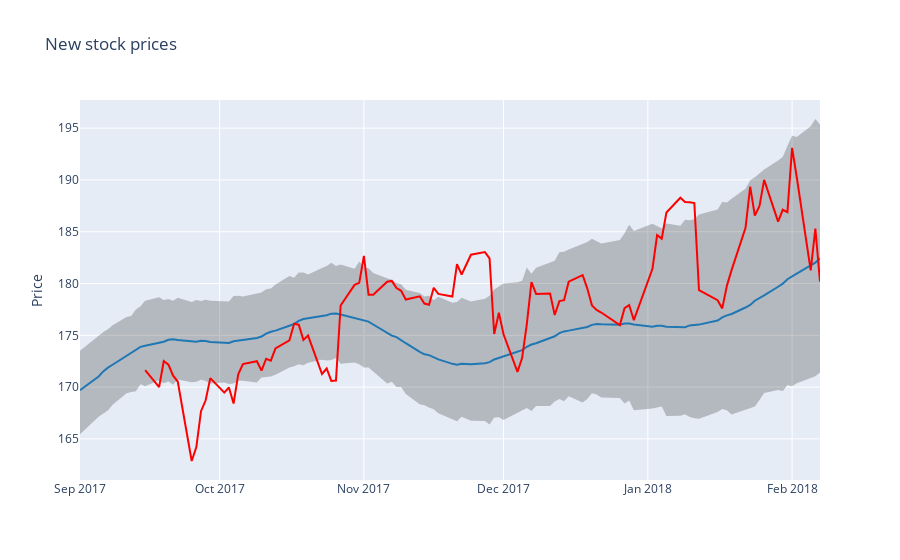

The notebook cell saved with this chart:
### Code cell
def show_forecast(cmp_df, num_predictions, num_values, title):
    """Visualize the forecast."""
    
    def create_go(name, column, num, **kwargs):
        points = cmp_df.tail(num)
        args = dict(name=name, x=points.index, y=points[column], mode='lines')
        args.update(kwargs)
        return go.Scatter(**args)
    
    lower_bound = create_go('Lower Bound', 'yhat_lower', num_predictions,
                            line=dict(width=0),
                            marker=dict(color="gray"))
    upper_bound = create_go('Upper Bound', 'yhat_upper', num_predictions,
                            line=dict(width=0),
                            marker=dict(color="gray"),
                            fillcolor='rgba(68, 68, 68, 0.3)', 
                            fill='tonexty')
    forecast = create_go('Forecast', 'yhat', num_predictions,
                         line=dict(color='rgb(31, 119, 180)'))
    actual = create_go('Actual', 'y', num_values,
                       marker=dict(color="red"))
    
    # In this case the order of the series is important because of the filling
    data = [lower_bound, upper_bound, forecast, actual]

    layout = go.Layout(yaxis=dict(title='Price'), title=title, showlegend = False)
    fig = go.Figure(data=data, layout=layout)
    iplot(fig, show_link=False)

show_forecast(cmp_df, prediction_size, 100, 'New stock prices')
